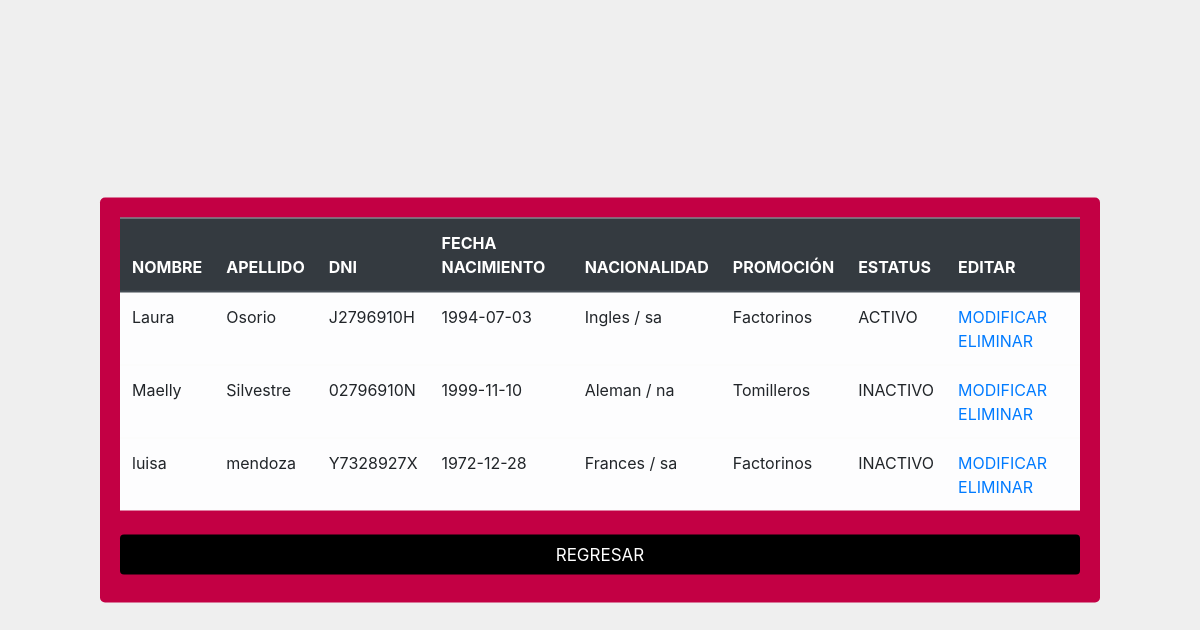
Screenshot of /php/modiCo.php with the database file from the repository.
### tables this page shows
CREATE TABLE `coders` (
  `id_coders` int(11) NOT NULL,
  `nombre` varchar(50) NOT NULL,
  `apellido` varchar(50) NOT NULL,
  `dni` varchar(50) NOT NULL,
  `fecha` date DEFAULT NULL,
  `fk_promociones` int(11) NOT NULL,
  `fk_pais` int(11) DEFAULT NULL,
  `estatus` int(1) NOT NULL
);

CREATE TABLE `pais` (
  `id_pais` int(11) NOT NULL,
  `nombre` varchar(50) NOT NULL,
  `nacionalidad` varchar(20) DEFAULT NULL
);

CREATE TABLE `promociones` (
  `id_promociones` int(11) NOT NULL,
  `nombre` varchar(50) NOT NULL,
  `fecha` text DEFAULT NULL,
  `fk_fabrica` int(11) NOT NULL,
  `estatus` int(1) DEFAULT NULL
);

### php/modiCo.php (the view, shortened to what this page needs)
<?php
include 'conexion.php';
?>
<!DOCTYPE html>
<html lang="es">
<head>
    <link rel="stylesheet" href="https://stackpath.bootstrapcdn.com/bootstrap/4.3.1/css/bootstrap.min.css">
    <link rel="stylesheet" type="text/css" href="../css/tables.css">
</head>
<body>
  <section class="content1">
      <table id="example" data-order='[[0,"asc"],[1, "asc"],[2, "asc"],[3,"asc"],[4, "asc"],[5, "asc"],[6, "asc"],[7, "asc"]]' data-page-length='25' class="table table-light table-hover table-dark-bordered">
    <thead class="thead-dark">
        <tr>
            <th scope="col">NOMBRE</th>
            <th scope="col">APELLIDO</th>
            <th scope="col">DNI</th>
            <th scope="col">FECHA NACIMIENTO</th>
            <th scope="col">NACIONALIDAD</th>
            <th scope="col">PROMOCIÓN</th>
            <th scope="col">ESTATUS</th>
            <th scope="col">EDITAR</th>
        </tr>
    </thead>
<?php
        $sql = "SELECT coders.nombre, coders.apellido, coders.dni, coders.fecha, pais.nacionalidad, promociones.nombre, coders.estatus, coders.id_coders
        FROM coders INNER JOIN promociones ON coders.fk_promociones = promociones.id_promociones
        INNER JOIN pais ON coders.fk_pais = pais.id_pais";
        $r = mysqli_query($link,$sql);
        while ($arr = mysqli_fetch_array($r)){ ?>
             <tr>
                <td><?php echo $arr[0]; ?></td>
                <td><?php echo $arr[1]; ?></td>
                <td><?php echo $arr[2]; ?></td>
                <td><?php echo $arr[3]; ?></td>
                <td><?php echo $arr[4]; ?></td>
                <td><?php echo $arr[5]; ?></td>
                <td><?php if($arr[6]==1){
                  echo "ACTIVO";
                }
                else{
                  echo "INACTIVO";
                } ?></td>
                <td>
                    <a href="modificarCoders.php?cod=<?php echo $arr[7];?>">MODIFICAR</a>
                    <a href="eliminaCod.php?id_cod=<?php echo $arr[7];?>">ELIMINAR</a>
                </td>
             </tr>
             <?php
        }
        ?>
      </table>
      <input type="button" onclick="location.href='http://localhost/villatomillo/'" name="regresar" id="regresar" value="REGRESAR">
      </section>
<link rel="stylesheet" type="text/css" href="https://cdn.datatables.net/v/bs4/dt-1.10.18/datatables.min.css" />
</body>
</html>

### css/tables.css (style rules this page uses)
html { background-color: #efefef; }
.content1 { display:table; width:1000px; border-radius: 5px; background-color: #c30044; padding: 20px; position: absolute; left: 50%; top: 50%; transform: translate(-50%, -50%); align-items: center; }
input[type=button] { width: 100%; height: 40px; background-color: #000000; color: white; padding: 14px 20px; margin: 8px 0; border: none; border-radius: 4px; cursor: pointer; font-size: 17px; line-height: 10PX; }

### rows the page displays
coders: nombre "Laura", apellido "Osorio", dni "J2796910H", fecha "1994-07-03", fk_pais.nacionalidad "Ingles / sa", fk_promociones.nombre "Factorinos", estatus "ACTIVO"
coders: nombre "Maelly", apellido "Silvestre", dni "02796910N", fecha "1999-11-10", fk_pais.nacionalidad "Aleman / na", fk_promociones.nombre "Tomilleros", estatus "INACTIVO"
coders: nombre "luisa", apellido "mendoza", dni "Y7328927X", fecha "1972-12-28", fk_pais.nacionalidad "Frances / sa", fk_promociones.nombre "Factorinos", estatus "INACTIVO"
